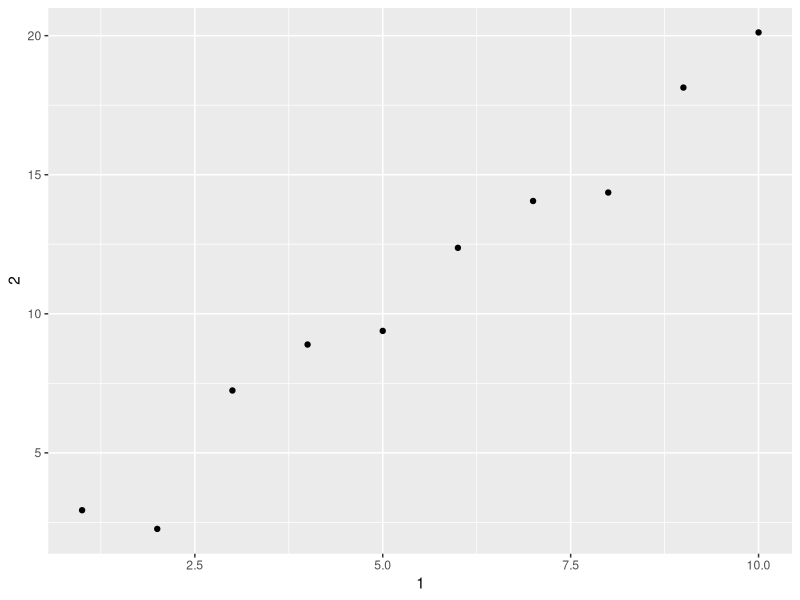

Recreate this plot in R.
library(tidyverse)
mtcars

df <- data.frame(abc = 1, xyz = "a")
df$x
df[,"xyz"]
df[,c("abc","xyz")]

tb <- tibble(abc = 1, xyz = "a")
tb$x
tb[,"xyz"]
tb[,c("abc","xyz")]

var <- "mpg"
cars_tb <- as.tibble(mtcars)
cars_tb[[var]]

annoying <- tibble(
  `1` = 1:10,
  `2` = `1` * 2 + rnorm(length(`1`))
)

annoying$`1`
ggplot(annoying,aes(`1`,`2`)) + 
  geom_point()

annoying <- annoying %>% 
  mutate(`3` = `2` / `1`)

annoying %>%
  rename(one = `1`,
            two = `2`,
            three = `3`)

# alternative
# annoying %>%
#   transmute("one" = `1`,
#             "two" = `2`,
#             "three" = `3`)

# enframe

